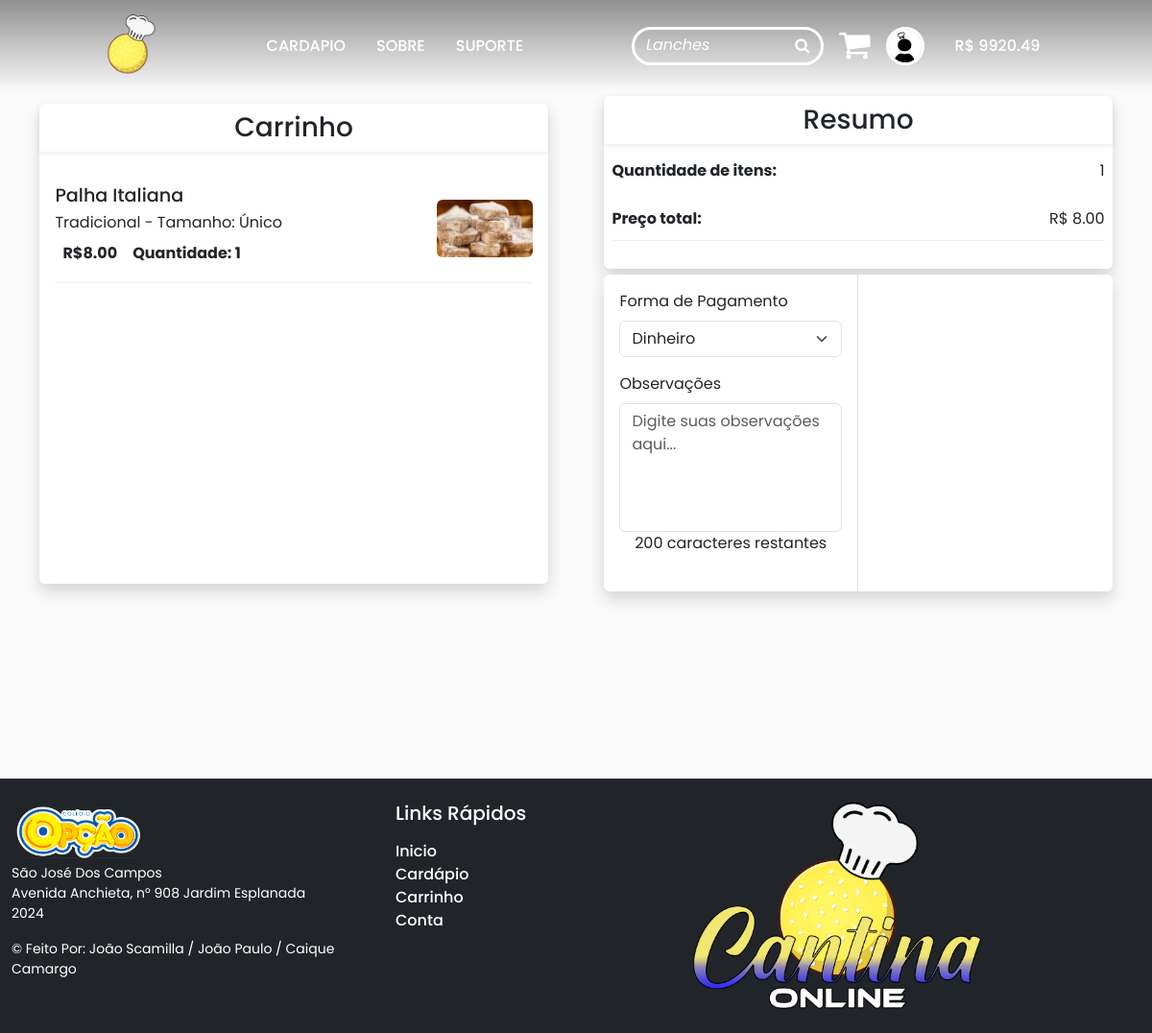
The app's page /Pedir (signed in) with its own data.
### tables this page shows
CREATE TABLE `itens_carrinho` (
  `id_usuario` int(11) NOT NULL,
  `id_preco` int(11) NOT NULL,
  `quantidade` int(11) NOT NULL,
  `parcial` decimal(5,2) NOT NULL,
  `data_adicionado` timestamp NOT NULL DEFAULT current_timestamp()
);

CREATE TABLE `produtos` (
  `id` int(11) NOT NULL,
  `nome` varchar(40) NOT NULL,
  `id_categoria` int(11) NOT NULL,
  `descricao` text DEFAULT NULL,
  `status` enum('Disponível','Indisponível') NOT NULL DEFAULT 'Disponível'
);

CREATE TABLE `variedades_produtos` (
  `id` int(11) NOT NULL,
  `id_produto` int(11) NOT NULL,
  `nome` varchar(40) NOT NULL,
  `status` enum('Disponível','Indisponível') NOT NULL DEFAULT 'Disponível'
);

CREATE TABLE `tamanhos_produtos` (
  `id` int(11) NOT NULL,
  `nome` varchar(20) NOT NULL
);

CREATE TABLE `imagens_produtos` (
  `id` int(11) NOT NULL,
  `id_produto` int(11) NOT NULL,
  `imagem` varchar(256) NOT NULL,
  `status` enum('Principal','Secundária') NOT NULL DEFAULT 'Secundária'
);

### app/core/Controller.php (called while the page is built, shortened)
<?php
class Controller
{
    public function loadingTemplate($nameView, $dadosModel = array())
    {
        require './app/views/client/template.php';
    }
    public function loadingView($nameView, $dadosModel = array())
    {
        extract($dadosModel);
        require './app/views/client/'.$nameView.'.php';
    }
}

### index.php (called while the page is built, shortened)
<?php
$c = new Core();

### app/models/Carrinho.php (called while the page is built, shortened)
<?php
class Carrinho
{
    public function getCart($id)
    {
        $this->database = new \app\models\Database;
        $this->database->getConnection();
        $comando = "SELECT
                        ic.id_usuario,
                        ic.parcial,
                        ic.quantidade,
                        p.nome AS produto_nome,
                        p.id AS produto_id,
                        vp.nome AS variedade_nome,
                        pp.preco,
                        pp.id AS preco_id,
                        tp.nome AS tamanho_nome,
                        ip.imagem AS imagem_principal
                    FROM
                        carrinho c
                        INNER JOIN itens_carrinho ic ON c.id_usuario = ic.id_usuario
                        INNER JOIN precos_produtos pp ON ic.id_preco = pp.id
                        INNER JOIN variedades_produtos vp ON pp.id_variedade = vp.id
                        INNER JOIN produtos p ON vp.id_produto = p.id
                        INNER JOIN imagens_produtos ip ON p.id = ip.id_produto AND ip.status = 'Principal'
                        INNER JOIN tamanhos_produtos tp ON pp.id_tamanho = tp.id
                    WHERE
                        c.id_usuario = $id;";
        $resultado = $this->database->select($comando);
        $resposta = array(
            "carrinho" => $resultado
        );
        return $resposta;
    }
}

### app/models/Database.php (called while the page is built, shortened)
<?php
class Database
{
    private $host = 'localhost';
    private $dbName = 'cantinaonline';
    private $username = 'root';
    private $password = '';
    private $conn = null;
    public function getConnection()
    {
        if ($this->conn == null) {
            try {
                $this->conn = new \PDO("mysql:host=" . $this->host . ";dbname=" . $this->dbName, $this->username, $this->password);
                $this->conn->exec("set names utf8");
            } catch (\PDOException $exception) {
                echo "Erro de conexão: " . $exception->getMessage();
            }
        }
        return $this->conn;
    }
    public function select($comando)
    {
        try{
            $sql = $this->conn->prepare($comando);
            $sql->execute();
            return $sql->fetchAll(\PDO::FETCH_ASSOC);
        }
        catch (\PDOException $e){
            return false;
            }
    }
    public function closeConnection()
    {
        $this->conn = null;
    }
}

### app/scripts/DirUrl.php (called while the page is built)
<?php
$u = new \app\classes\Utility;
$diretorio = $u->getUrl();

### app/classes/Utility.php (called while the page is built, shortened)
<?php
class Utility
{
    public function getUrl()
    {
        $url = $_SERVER['REQUEST_URI'];
        $nome = 'CantinaOnline+';
        $pos = strpos($url, $nome);
        if ($pos !== false) {
            $diretorio = substr($url, 0, $pos + strlen($nome));
        }
        else{
            $pos2 = strpos(strtolower($url), strtolower($nome));
        }
        return $diretorio;
    }
}

### app/models/Pedidos.php (called while the page is built, shortened)
<?php
class Pedidos
{
    public function getFormPay()
    {
        $this->database = new \app\models\Database;
        $this->database->getConnection();
        $comando = 'SELECT * FROM formas_pagamentos';
        $resultado = $this->database->select($comando);
        return $resultado;
    }
}

### app/views/client/vw_pedir.php (the view, shortened to what this page needs)
<?php
require './app/scripts/DirUrl.php';
?>
<div class="container-fluid" style="margin-top:100px; margin-bottom:100px">
    <div id="request-content" class="d-flex">
        <div id="request-left-content" class="d-flex align-items-center justify-content-center">
            <div id="container-cart" class="shadow rounded background m-2">
                <h3 class="text-custom text-center p-2 shadow-sm">Carrinho</h3>
                <div class="overflow-y-auto h-75 w-100">
                    <?php
                    for ($c = 0; $c < count($carrinho['carrinho']); $c++) {
                        echo "
                        <div class='product-item m-3 background'>
                          <div class='product-info'>
                             <h2 class='background text-custom'>" . $carrinho['carrinho'][$c]['produto_nome'] . "</h2>
                            <p class='background text-custom'>" . $carrinho['carrinho'][$c]['variedade_nome'] . " - Tamanho: " . $carrinho['carrinho'][$c]['tamanho_nome'] . "</p>
                            <div class='d-flex background'>
                              <span class='product-price my-auto p-2 text-custom'>R$<span  id='preco-" . $carrinho['carrinho'][$c]['preco_id'] . "' class='preco'>" . $carrinho['carrinho'][$c]['parcial'] . "</span></span>
                              <span class='product-price my-auto p-2 text-custom'>Quantidade: " . $carrinho['carrinho'][$c]['quantidade'] . "</span>
                          </div>
                            </div>
                          <a href='$diretorio/Produtos/exibir/" . $carrinho['carrinho'][$c]['produto_id'] . "'><img class='rounded img-primary-gerenciamento' src='$diretorio/media/products/" . $carrinho['carrinho'][$c]['imagem_principal'] . "'></a>
                        </div>";
                    }
                    ?>
                </div>
            </div>
        </div>
        <div id="request-right-content" class="d-flex flex-column align-items-center justify-content-between">
            <div id="container-request-pay" class="shadow rounded background">
                <h3 class="text-custom text-center p-2 shadow-sm">Resumo</h3>
                <div class="d-flex flex-column justify-content-center">
                    <div class="d-flex justify-content-between m-2">
                        <strong class='text-custom'>Quantidade de itens:</strong>
                        <span class="text-custom">
                            <?php
                            $quantidade = 0;
                            for ($c = 0; $c < count($carrinho['carrinho']); $c++) {
                                $quantidade += $carrinho['carrinho'][$c]['quantidade'];
                            }
                            echo $quantidade;
                            ?>
                        </span>
                    </div>
                    <div class="product-item d-flex justify-content-between m-2">
                        <strong class='text-custom'>Preço total:</strong>
                        <span class="text-custom">R$
                            <?php
                            $preco = 0;
                            for ($c = 0; $c < count($carrinho['carrinho']); $c++) {
                                $preco += $carrinho['carrinho'][$c]['parcial'];
                            }
                            echo number_format($preco, 2);
                            ?>
                        </span>
                    </div>
                </div>
            </div>
            <div id="container-request-info" class="shadow rounded background d-flex">
                <div class="w-50 border-end">
                    <form method="POST" id='form-request' class="m-3">
                        <div class="mb-3">
                            <label for="request-input-pay" class="form-label text-custom">Forma de Pagamento</label>
                            <select class="form-select background text-custom" id="request-input-pay">
                                <?php
                                for ($c = 0; $c < count($formapagamento); $c++) {
                                    if ($formapagamento[$c]['id'] == $_SESSION['formapagamento'])
                                        echo "<option selected value='" . $formapagamento[$c]['id'] . "'>" . $formapagamento[$c]['nome'] . "</option>";
                                    else
                                        echo "<option value='" . $formapagamento[$c]['id'] . "'>" . $formapagamento[$c]['nome'] . "</option>";
                                }
                                ?>
                            </select>
                        </div>
                        <div class="mb-3">
                            <label for="request-input-obs" class="form-label text-custom">Observações</label>
                            <textarea class="form-control background text-custom" id="request-input-obs" maxlength="200"
                                rows="5" placeholder="Digite suas observações aqui..." style="resize:none;"></textarea>
                            <div id="counter" class='text-custom d-flex justify-content-center'>200 caracteres restantes
                            </div>
                        </div>
                    </form>
                </div>
                <div id="request-info-pay" class="w-50 d-flex flex-column justify-content-around">
                </div>
            </div>
        </div>
    </div>
</div>

### public/assets/style/basic/elements.css (style rules this page uses)
* { margin: 0px; padding: 0px; font-family: 'Poppins', sans-serif; }

### public/assets/style/carrinho/carrinho.css (style rules this page uses)
.product-item { display: flex; align-items: center; margin-bottom: 15px; padding: 10px 0; position: relative; }
.img-primary-gerenciamento { width:100px; height:60px; object-fit: cover; object-position: center; }
.product-item .product-info { flex: 1; }
.product-item .product-info h2 { margin-bottom: 5px; font-size: 1.2rem; }
.product-item .product-info p { margin-bottom: 0; }
.product-item .product-price { font-weight: bold; }

### public/assets/style/tema/claro.css (style rules this page uses)
body { background-color: #fafafa; }
.product-item { border-bottom: 1px solid #eee; }
.background { background-color: #ffffff; }

### public/assets/style/pedido/pedir.css (style rules this page uses)
#container-cart { width: 90%; height: 500px; }
#request-left-content { width: 50%; }
#request-right-content { width: 50%; }
#container-request-pay { width: 90%; height: 180px; }
#container-request-info { width: 90%; min-height: 330px; }

### records on screen
itens_carrinho: produtos.nome "Palha Italiana", variedades_produtos.nome "Tradicional", tamanhos_produtos.nome "Único", parcial "8.00", quantidade "1", imagens_produtos.imagem (picture)

### other values on screen
$_SESSION['saldo'] "9920.49"
$quantidade "1"
$preco "8.00"
form field value "Dinheiro"
